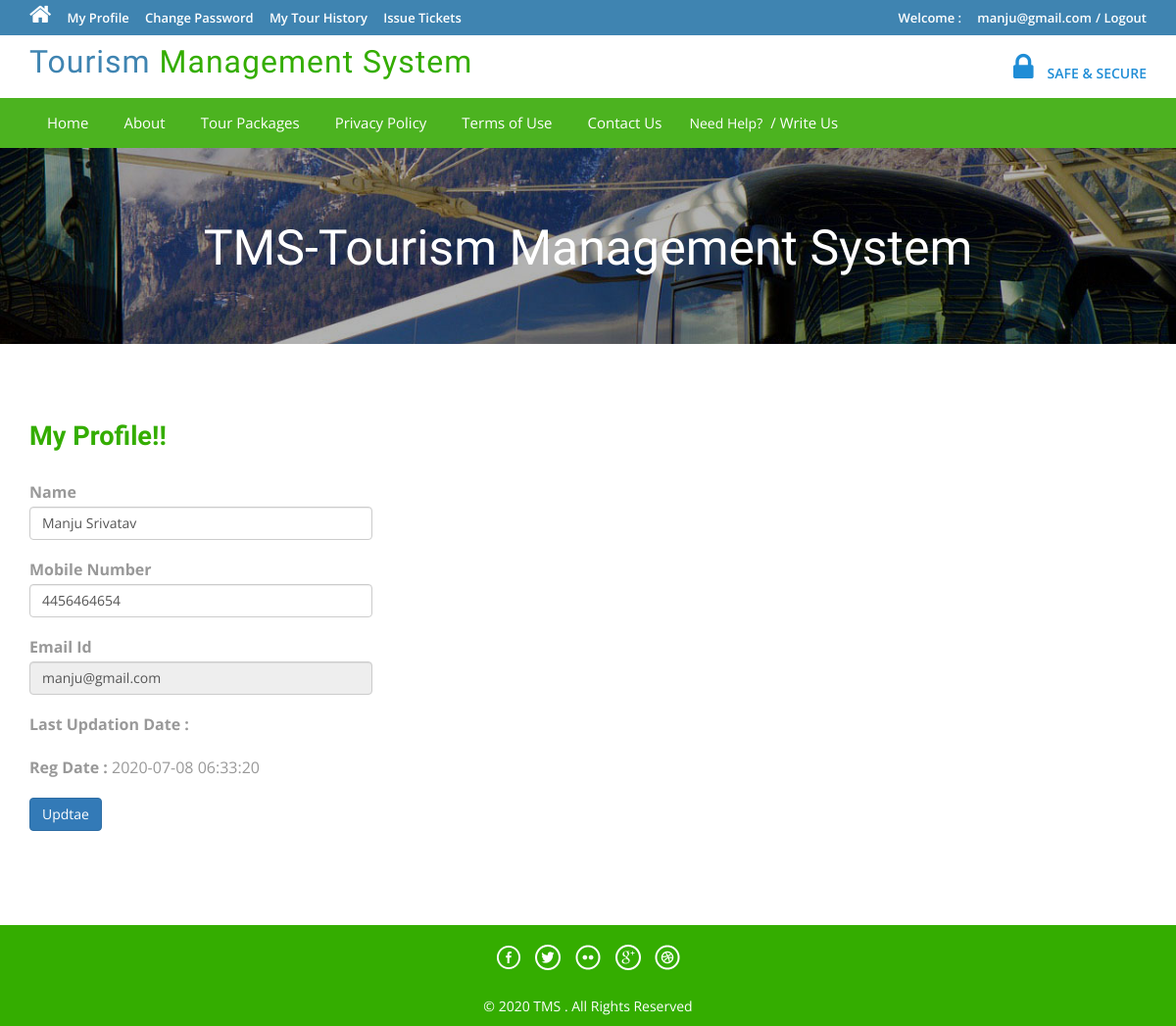
Page /profile.php (signed in) on the committed database.
### tables this page shows
CREATE TABLE `tblusers` (
  `id` int(11) NOT NULL,
  `FullName` varchar(100) DEFAULT NULL,
  `MobileNumber` char(10) DEFAULT NULL,
  `EmailId` varchar(70) DEFAULT NULL,
  `Password` varchar(100) DEFAULT NULL,
  `RegDate` timestamp NULL DEFAULT current_timestamp(),
  `UpdationDate` timestamp NULL DEFAULT NULL ON UPDATE current_timestamp()
);

### profile.php (the view, shortened to what this page needs)
<?php
include('includes/config.php');
if(strlen($_SESSION['login'])==0)
	{
header('location:index.php');
}
else{
?>
<!DOCTYPE HTML>
<html>
<head>
<link href="css/bootstrap.css" rel='stylesheet' type='text/css' />
<link href="css/style.css" rel='stylesheet' type='text/css' />
<link href="css/font-awesome.css" rel="stylesheet">
<link href="css/animate.css" rel="stylesheet" type="text/css" media="all">
</head>
<body>
<div class="top-header">
<?php include('includes/header.php');?>
<div class="banner-1 ">
	<div class="container">
		<h1 class="wow zoomIn animated animated" data-wow-delay=".5s" style="visibility: visible; animation-delay: 0.5s; animation-name: zoomIn;">TMS-Tourism Management System</h1>
	</div>
</div>
<div class="privacy">
	<div class="container">
		<h3 class="wow fadeInDown animated animated" data-wow-delay=".5s" style="visibility: visible; animation-delay: 0.5s; animation-name: fadeInDown;">My Profile!!</h3>
		<form name="chngpwd" method="post">
<?php
$useremail=$_SESSION['login'];
$sql = "SELECT * from tblusers where EmailId=:useremail";
$query = $dbh -> prepare($sql);
$query -> bindParam(':useremail',$useremail, PDO::PARAM_STR);
$query->execute();
$results=$query->fetchAll(PDO::FETCH_OBJ);
if($query->rowCount() > 0)
{
foreach($results as $result)
{	?>
	<p style="width: 350px;">
			<b>Name</b>  <input type="text" name="name" value="<?php echo htmlentities($result->FullName);?>" class="form-control" id="name" required="">
	</p>
<p style="width: 350px;">
<b>Mobile Number</b>
<input type="text" class="form-control" name="mobileno" maxlength="10" value="<?php echo htmlentities($result->MobileNumber);?>" id="mobileno"  required="">
</p>
<p style="width: 350px;">
<b>Email Id</b>
	<input type="email" class="form-control" name="email" value="<?php echo htmlentities($result->EmailId);?>" id="email" readonly>
			</p>
<p style="width: 350px;">
<b>Last Updation Date : </b>
</p>
<p style="width: 350px;">
<b>Reg Date :</b>
<?php echo htmlentities($result->RegDate);?>
			</p>
<?php }} ?>
			<p style="width: 350px;">
<button type="submit" name="submit6" class="btn-primary btn">Updtae</button>
			</p>
			</form>
	</div>
</div>
<?php include('includes/footer.php');?>
</body>
</html>
<?php } ?>

### css/style.css (style rules this page uses)
html, body { font-size: 100%; background: #fff; font-family: 'Open Sans', sans-serif; }
h1,h2,h3,h4,h5,h6 { margin:0; font-family: 'Roboto Condensed', sans-serif; }
p { margin:0; }
.top-header { background-color: #3F84B1; border-bottom: 0 none; height: 36px; line-height: 35px; }
.banner-1 { background: url(../images/3.jpg)no-repeat; background-size: cover; -webkit-background-size: cover; -o-background-size: cover; -ms-background-size: cover; -moz-background-size: cover; min-height:200px; }
.banner-1 h1 { font-size: 50px; margin-bottom: 40px; padding: 1.5em 0 0; text-align: center; color: #ffffff; }
.privacy h3 { color: #34AD00; font-size: 1.7em; font-weight: 700; margin-bottom: 1em; }
.privacy { padding: 5em 0; }
.privacy p { font-size: 1em; line-height: 1.8em; color: #999; margin: 1em 0; }

### rows in the picture
tblusers: name "Manju Srivatav", mobileno "4456464654", email "manju@gmail.com", RegDate "2020-07-08 06:33:20"

### other values in the picture
$_SESSION['login'] "manju@gmail.com"
